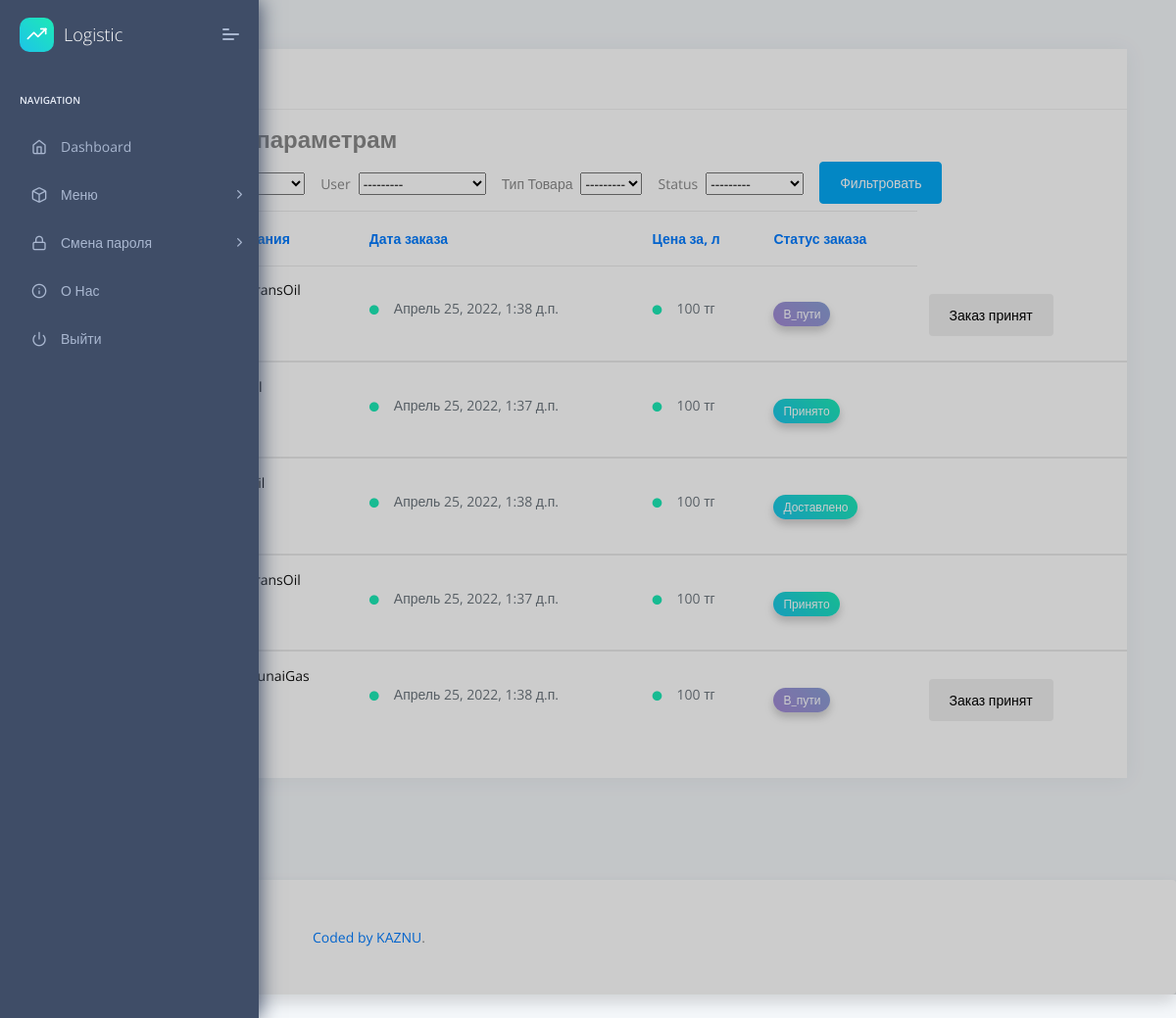
Screenshot of /zakaz/ with the database file from the repository.
### apps/home/models.py (models this page shows, shortened)
class Sklad(models.Model):
    company = models.ForeignKey(
        Company,
        on_delete=models.CASCADE
    )
    user = models.ForeignKey(
        CustomUser,
        on_delete=models.CASCADE,
        null=True,
        blank=True
    )
    obiem = models.IntegerField(default=100, verbose_name="Обьем в литрах")
    tovar = models.ForeignKey(
        Tovar,
        on_delete=models.CASCADE,
        verbose_name="Тип Товара"
    )
    STATUS = (
        ("Ожидается", "Ожидается"),
        ("Принято", "Принято"),
        ("В_пути", "В_пути"),
        ("Доставлено", "Доставлено"),
    )
    status = models.CharField(choices=STATUS, max_length=128)
    date = models.DateTimeField(auto_now=True)
    accept = models.CharField(max_length=128, default='')

class Tovar(models.Model):
    name = models.CharField(max_length=128)
    price = models.IntegerField()
    def __str__(self):
        return self.name

### apps/authentication/models.py (models this page shows)
class Company(models.Model):
    name = models.CharField(max_length=128)
    address = models.CharField(max_length=255, null=True, blank=True)
    city = models.ForeignKey(City,
                             related_name='companies',
                             on_delete=models.CASCADE,
                             null=True,
                             blank=True)
    country = models.ForeignKey(Country,
                                related_name='companies',
                                on_delete=models.CASCADE,
                                null=True,
                                blank=True)
    staff = models.BooleanField(default=False)
    class Meta:
        verbose_name = "Компания"
        verbose_name_plural = "Компании"
    def __str__(self):
        return f"{self.name}"

### apps/home/views.py (the view)
# urls.py: path('zakaz/', views.TeacherListView.as_view(), name='update-zakaz'),
class TeacherListView(ListView):
    model = Sklad
    template_name = 'home/zakaz.html'
    context_object_name = 'adm_z'
    def get_context_data(self, **kwargs):
        context = super().get_context_data(**kwargs)
        context['filter'] = filters.TeachersFilter(self.request.GET,
                                                   queryset=self.get_queryset())
        return context

### apps/authentication/models.py (called while the page is built)
    def __str__(self):
        return self.email

### apps/templates/home/zakaz.html (shortened to what this page needs)
{% extends "layouts/base.html" %}
{% load crispy_forms_tags %}
{% block content %}
    <div class="col-xl-12 col-md-6 p-50">
        <div class="card Recent-Users">
            <div class="card-header">
                <h5>Все заказы</h5>
            </div>
            <div class="card-block px-0 py-3">
                <div class="table-responsive">
                    <table class="table table-hover">
                        <thead class="text-primary">
                        <th>
                        </th>
                        <th>
                        </th>
                        <th>
                            Дата заказа
                        </th>
                        <th>
                            Цена за, л
                        </th>
                        <th>
                            Статус заказа
                        </th>
                        </thead>
                        <form method="GET">
                            <p class="h4 font-weight-bold">Фильтр по
                                параметрам</p>
                            {% for i in filter.form %}
                                <label class="mr-2 ">{{ i.label }}</label>
                                <p class="mr-3 d-inline-block">{{ i }}</p>
                            {% endfor %}
                            <button type="submit" class="btn btn-primary">
                                Фильтровать
                            </button>
                        </form>
                        <form action="" method="POST">
                            {% for t in filter.qs %}
                                <tbody>
                                <tr class="unread">
                                    <a href="{% url 'check-zakaz' pk=t.pk %}">
                                        <td><img class="rounded-circle"
                                                 alt="activity-user"></td>
                                        <td>
                                    </a>
                                    <a href="{% url 'check-zakaz' pk=t.pk %}">
                                        <h6 class="mb-1">{{ t.company }}</h6>
                                    </a>
                                    <a href="{% url 'check-zakaz' pk=t.pk %}">
                                        <p class="m-0">{{ t.tovar }}</p></a>
                                    <a href="{% url 'check-zakaz' pk=t.pk %}">
                                        <p class="m-0">{{ t.obiem }}
                                            л</p></a>
                                    <td>
                                        <h6 class="text-muted"><i
                                                class="fas fa-circle text-c-green f-10 m-r-15"></i>{{ t.date }}
                                        </h6>
                                    </td>
                                    <td>
                                        <h6 class="text-muted"><i
                                                class="fas fa-circle text-c-green f-10 m-r-15"></i>{{ t.tovar.price }}
                                            тг
                                        </h6>
                                    </td>
                                    {% if t.status == 'Принято' %}
                                        <td>
                                            <a href="{% url 'check-zakaz' pk=t.pk %}"
                                               class="label theme-bg text-white f-12">{{ t.status }}</a>
                                        </td>
                                    {% endif %}
                                    {% if t.status == 'В_пути' %}
                                        <td>
                                            <a href="{% url 'check-zakaz' pk=t.pk %}"
                                               class="label theme-bg2 text-white f-12">{{ t.status }}</a>
                                        </td>
                                    {% endif %}
                                    {% if t.status == 'Доставлено' %}
                                        <td>
                                            <a href="{% url 'check-zakaz' pk=t.pk %}"
                                               class="label theme-bg text-white f-12">{{ t.status }}</a>
                                        </td>
                                    {% endif %}
                                    {% if t.status == 'В_пути' %}
                                        {% if request.user.role.name == None %}
                                            <td>
                                                <a href="{% url 'verify' pk=t.pk %}"><button class="btn btn-gray-800 mt-2 animate-up-2"
                                                        type="button">Заказ
                                                    принят
                                                </button></a>
                                            </td>
                                        {% endif %}
                                    {% endif %}
                                </tr>
                            {% endfor %}
                            </tbody>
                            </tbody>
                        </form>
                    </table>
                </div>
            </div>
        </div>
    </div>
{% endblock content %}

### apps/templates/layouts/base.html (shortened to what this page needs)
<!DOCTYPE html>
<html lang="en">
<head>
    <link rel="stylesheet" href="/static/assets/fonts/fontawesome/css/fontawesome-all.min.css">
    <link rel="stylesheet" href="/static/assets/plugins/animation/css/animate.min.css">
    <link rel="stylesheet" href="/static/assets/css/style.css">
</head>
<body>
    {% include 'includes/sidebar.html' %}
    <div class="pcoded-main-container">
        <div class="pcoded-wrapper">
            {% block content %}{% endblock content %}
      {% include 'layouts/footer.html' %}
        </div>
    </div>
</body>
</html>

### apps/templates/includes/sidebar.html (shortened to what this page needs)
<nav class="pcoded-navbar">
    <div class="navbar-wrapper">
        <div class="navbar-brand header-logo">
            <a target="_blank"
               href="/"
               class="b-brand">
                <div class="b-bg">
                    <i class="feather icon-trending-up"></i>
                </div>
                <span class="b-title">Logistic</span>
            </a>
            <a class="mobile-menu" id="mobile-collapse"
               href="javascript:"><span></span></a>
        </div>
        <div class="navbar-content scroll-div">
            <ul class="nav pcoded-inner-navbar">
                <li class="nav-item pcoded-menu-caption">
                    <label>Navigation</label>
                </li>
                <li data-username="dashboard Default Ecommerce CRM Analytics Crypto Project"
                    class="nav-item {% if 'index' in segment %} active {% endif %}">
                    <a href="/" class="nav-link "><span class="pcoded-micon"><i
                            class="feather icon-home"></i></span><span
                            class="pcoded-mtext">Dashboard</span></a>
                </li>
                <li data-username="basic components Button Alert Badges breadcrumb Paggination progress Tooltip popovers Carousel Cards Collapse Tabs pills Modal Grid System Typography Extra Shadows Embeds"
                    class="nav-item pcoded-hasmenu">
                    <a href="javascript:" class="nav-link "><span
                            class="pcoded-micon"><i
                            class="feather icon-box"></i></span><span
                            class="pcoded-mtext">Меню</span></a>
                </li>
                <li data-username="Authentication Sign up Sign in reset password Change password Personal information profile settings map form subscribe"
                    class="nav-item pcoded-hasmenu">
                    <a href="javascript:" class="nav-link "><span
                            class="pcoded-micon"><i
                            class="feather icon-lock"></i></span><span
                            class="pcoded-mtext">Смена пароля</span></a>
                </li>
                <li data-username="Disabled Menu" class="nav-item">
                    <a href="/apps/templates/home/ui-tables.html" class="nav-link">
                        <span class="pcoded-micon"><i
                                class="feather icon-info"></i></span><span
                            class="pcoded-mtext">О Нас</span>
                    </a>
                </li>
                <li data-username="Disabled Menu" class="nav-item">
                    <a href="{% url 'logout' %}" class="nav-link">
                        <span class="pcoded-micon"><i
                                class="feather icon-power"></i></span><span
                            class="pcoded-mtext">Выйти</span>
                    </a>
                </li>
            </ul>
        </div>
    </div>
</nav>

### apps/templates/layouts/footer.html (shortened to what this page needs)
<footer class="bg-white rounded shadow p-5 mb-4 mt-4">
    <div class="row">
        <div class="col-12 col-md-4 col-xl-6 mb-4 mb-md-0">
            <p class="mb-0 text-center text-lg-center">
                    Coded by <a href="#" target="_blank">KAZNU</a>.
            </p>
        </div>
        <div class="col-12 col-md-8 col-xl-6 text-center text-lg-start">
            <ul class="list-inline list-group-flush list-group-borderless text-md-end mb-0">
            </ul>
        </div>
    </div>
</footer>

### rows the page displays
Sklad: company "QazTransOil", date "Апрель 25, 2022, 1:38 д.п.", tovar.price "100", status "В_пути", shows "Заказ принят"
Sklad: date "Апрель 25, 2022, 1:37 д.п.", tovar.price "100", status "Принято"
Sklad: date "Апрель 25, 2022, 1:38 д.п.", tovar.price "100", status "Доставлено"
Sklad: company "QazTransOil", date "Апрель 25, 2022, 1:37 д.п.", tovar.price "100", status "Принято"
Sklad: company "KazMunaiGas", date "Апрель 25, 2022, 1:38 д.п.", tovar.price "100", status "В_пути", shows "Заказ принят"

### other values shown
{{ i.label }} "User" "Тип Товара" "Status"
